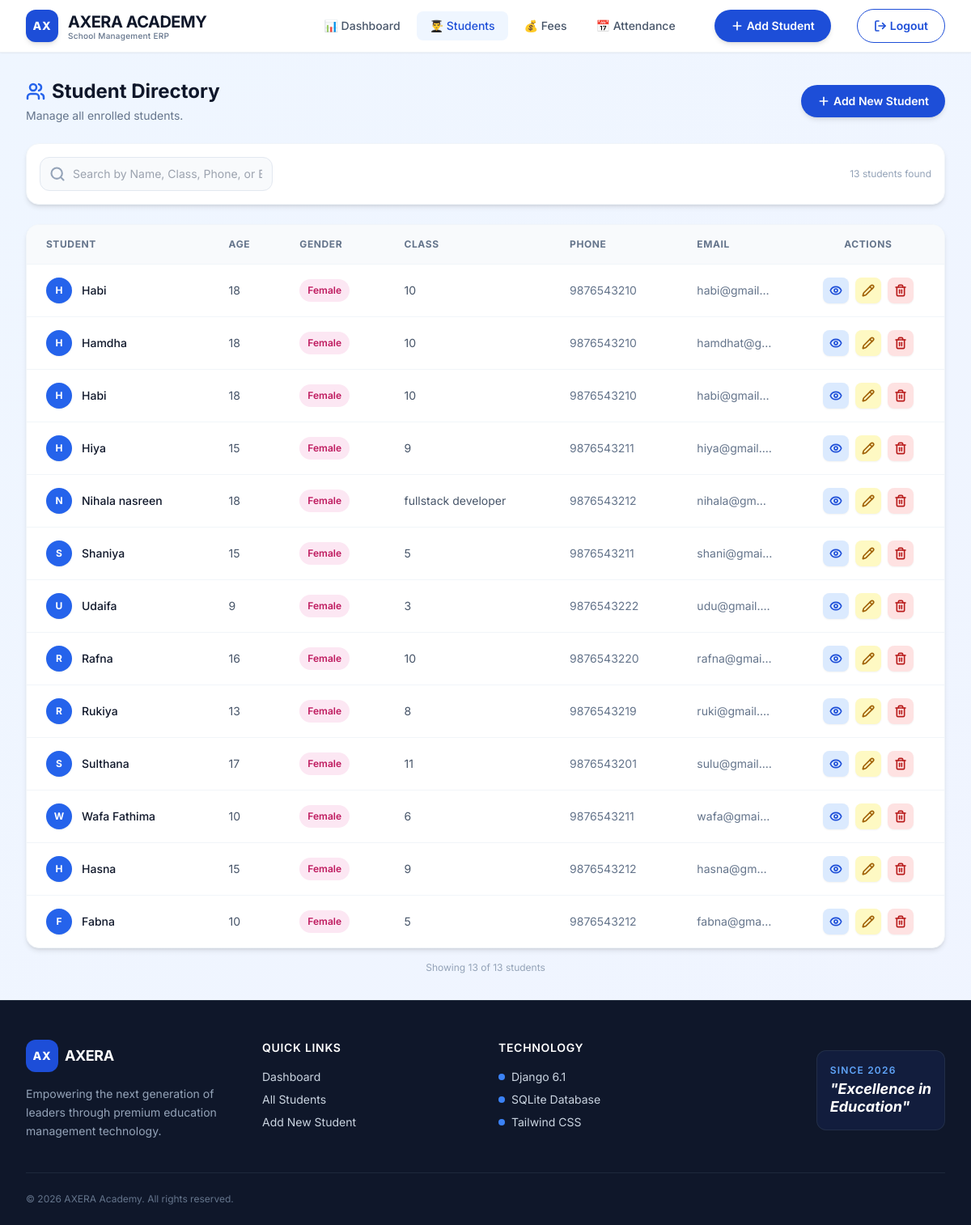
The app's page /students/female/ (signed in) with its own data.
### students/models.py (models this page shows, shortened)
class Student(models.Model):
    GENDER_CHOICES = [
        ('Male', 'Male'),
        ('Female', 'Female'),
        ('Other', 'Other'),
    ]
    name = models.CharField(max_length=100)
    age = models.IntegerField()
    gender = models.CharField(max_length=10, choices=GENDER_CHOICES)
    class_name = models.CharField(max_length=50)
    phone = models.CharField(max_length=15)
    email = models.EmailField()
    address = models.TextField()
    admission_date = models.DateField(default=timezone.now)
    is_active = models.BooleanField(default=True)
    class Meta:
        ordering = ['-id']

### students/views.py (the view)
@login_required
def female_students(request):
    students = (
        Student.objects
        .filter(gender='Female')
        .order_by('-id')
    )
    return render(
        request,
        'student_list.html',
        {'students': students}
    )

### students/templates/student_list.html (shortened to what this page needs)
{% extends 'base.html' %}
{% load static %}
{% block content %}
<div class="animate-fade-up">
    <div class="flex flex-col sm:flex-row justify-between items-start sm:items-center gap-4 mb-6">
        <div>
            <h1 class="text-2xl font-bold text-slate-900 flex items-center gap-2">
                <i data-lucide="users" class="w-6 h-6 text-blue-600"></i>
                Student Directory
            </h1>
            <p class="text-sm text-slate-500 mt-1">Manage all enrolled students.</p>
        </div>
        <a href="{% url 'add_student' %}" class="inline-flex items-center px-5 py-2.5 rounded-full text-sm font-semibold text-white bg-blue-700 hover:bg-blue-800 shadow-md transition-all duration-300 hover:scale-105">
            <i data-lucide="plus" class="w-4 h-4 mr-1"></i>
            Add New Student
        </a>
    </div>
    <div class="bg-white p-4 rounded-2xl shadow-md border border-slate-100 mb-6 flex flex-col sm:flex-row gap-4 items-center">
        <div class="relative w-full sm:w-72">
            <input
                type="text"
                id="searchInput"
                onkeyup="searchStudents()"
                placeholder="Search by Name, Class, Phone, or Email..."
                class="block w-full pl-10 pr-3 py-2.5 border border-slate-200 rounded-xl text-sm focus:outline-none focus:ring-2 focus:ring-blue-500 focus:border-transparent transition-all bg-slate-50 hover:bg-white"
            >
        </div>
        <span class="text-xs text-slate-400 hidden sm:block ml-auto">
            <span id="studentCount">{{ students|length }}</span> students found
        </span>
    </div>
    <div class="bg-white rounded-2xl shadow-md border border-slate-100 overflow-hidden">
        <div class="overflow-x-auto">
            <table class="w-full text-sm text-left">
                <thead class="bg-slate-50 text-slate-500 font-semibold text-xs uppercase tracking-wider border-b border-slate-100">
                    <tr>
                        <th class="px-6 py-4">Student</th>
                        <th class="px-6 py-4">Age</th>
                        <th class="px-6 py-4">Gender</th>
                        <th class="px-6 py-4">Class</th>
                        <th class="px-6 py-4 hidden md:table-cell">Phone</th>
                        <th class="px-6 py-4 hidden lg:table-cell">Email</th>
                        <th class="px-6 py-4 text-center">Actions</th>
                    </tr>
                </thead>
                <tbody id="studentTableBody" class="divide-y divide-slate-100">
                    {% for s in students %}
                    <tr class="hover:bg-blue-50/50 transition-colors duration-150 group">
                        <td class="px-6 py-4 font-medium text-slate-900">
                            <div class="flex items-center gap-3">
                                <div class="h-8 w-8 rounded-full bg-blue-600 text-white flex items-center justify-center text-xs font-bold shadow-sm">
                                    {{ s.name|slice:":1"|upper }}
                                </div>
                                <a href="{% url 'student_profile' s.id %}" class="hover:text-blue-600 hover:underline transition">
                                    {{ s.name }}
                                </a>
                            </div>
                        </td>
                        <td class="px-6 py-4 text-slate-600">{{ s.age }}</td>
                        <td class="px-6 py-4">
                            <span class="px-2.5 py-1 inline-flex text-xs leading-5 font-semibold rounded-full {% if s.gender == 'Male' %}bg-blue-100 text-blue-700{% elif s.gender == 'Female' %}bg-pink-100 text-pink-700{% else %}bg-purple-100 text-purple-700{% endif %}">
                                {{ s.gender }}
                            </span>
                        </td>
                        <td class="px-6 py-4 text-slate-600">{{ s.class_name }}</td>
                        <td class="px-6 py-4 hidden md:table-cell text-slate-500">{{ s.phone }}</td>
                        <td class="px-6 py-4 hidden lg:table-cell text-slate-500 truncate max-w-[120px]">{{ s.email }}</td>
                        <td class="px-6 py-4 text-center">
                            <div class="flex items-center justify-center gap-2">
                                <a href="{% url 'student_profile' s.id %}"
                                   class="inline-flex items-center p-2 bg-blue-100 text-blue-700 rounded-lg hover:bg-blue-200 transition-colors shadow-sm"
                                   title="View Profile">
                                    <i data-lucide="eye" class="w-4 h-4"></i>
                                </a>
                                <a href="{% url 'update_student' s.id %}"
                                   class="inline-flex items-center p-2 bg-yellow-100 text-yellow-700 rounded-lg hover:bg-yellow-200 transition-colors shadow-sm"
                                   title="Edit Student">
                                    <i data-lucide="pencil" class="w-4 h-4"></i>
                                </a>
                                <button onclick="openDeleteModal({{ s.id }}, '{{ s.name|escapejs }}')"
                                        class="inline-flex items-center p-2 bg-red-100 text-red-700 rounded-lg hover:bg-red-200 transition-colors shadow-sm"
                                        title="Delete Student">
                                    <i data-lucide="trash-2" class="w-4 h-4"></i>
                                </button>
                            </div>
                        </td>
                    </tr>
                    {% endfor %}
                </tbody>
            </table>
        </div>
    </div>
    <div class="mt-4 text-xs text-slate-400 text-center">
        Showing <span id="visibleCount">{{ students|length }}</span> of {{ students|length }} students
    </div>
</div>
{% endblock %}

### students/static/css/style.css (style rules this page uses)
body { background: linear-gradient(135deg, #eff6ff 0%, #f0f4ff 30%, #fff7ed 70%, #fef3c7 100%); background-size: 400% 400%; animation: gradientMove 20s ease-in-out infinite alternate; font-family: 'Inter', -apple-system, BlinkMacSystemFont, "Segoe UI", Roboto, Helvetica, Arial, sans-serif; min-height: 100vh; position: relative; }
button, a, input, select, textarea { transition: all 0.2s ease-in-out; }
.lucide { stroke-width: 2.5; }
input, select, textarea { width: 100%; padding: 10px 14px; border: 1px solid #e2e8f0; border-radius: 10px; font-size: 14px; transition: all 0.2s; background: white; }
.animate-fade-up { animation: fadeInUp 0.6s ease-out forwards; }

### templates/base.html (style rules this page uses)
.animate-fade-up { animation: fadeInUp 0.6s ease-out forwards; }
body { font-family: 'Inter', sans-serif; }

### records on screen
Student: name "H", name "Habi", age "18", gender "Female", class_name "10", phone "9876543210", email "habi@gmail…"
Student: name "H", name "Hamdha", age "18", gender "Female", class_name "10", phone "9876543210", email "hamdhat@g…"
Student: name "H", name "Habi", age "18", gender "Female", class_name "10", phone "9876543210", email "habi@gmail…"
Student: name "H", name "Hiya", age "15", gender "Female", class_name "9", phone "9876543211", email "hiya@gmail.…"
Student: name "N", name "Nihala nasreen", age "18", gender "Female", class_name "fullstack developer", phone "9876543212", email "nihala@gm…"
Student: name "S", name "Shaniya", age "15", gender "Female", class_name "5", phone "9876543211", email "shani@gmai…"
Student: name "U", name "Udaifa", age "9", gender "Female", class_name "3", phone "9876543222", email "udu@gmail.…"
Student: name "R", name "Rafna", age "16", gender "Female", class_name "10", phone "9876543220", email "rafna@gmai…"
Student: name "R", name "Rukiya", age "13", gender "Female", class_name "8", phone "9876543219", email "ruki@gmail.…"
Student: name "S", name "Sulthana", age "17", gender "Female", class_name "11", phone "9876543201", email "sulu@gmail.…"
Student: name "W", name "Wafa Fathima", age "10", gender "Female", class_name "6", phone "9876543211", email "wafa@gmai…"
Student: name "H", name "Hasna", age "15", gender "Female", class_name "9", phone "9876543212", email "hasna@gm…"
Student: name "F", name "Fabna", age "10", gender "Female", class_name "5", phone "9876543212", email "fabna@gma…"

### other values on screen
{{ students|length }} "13"
